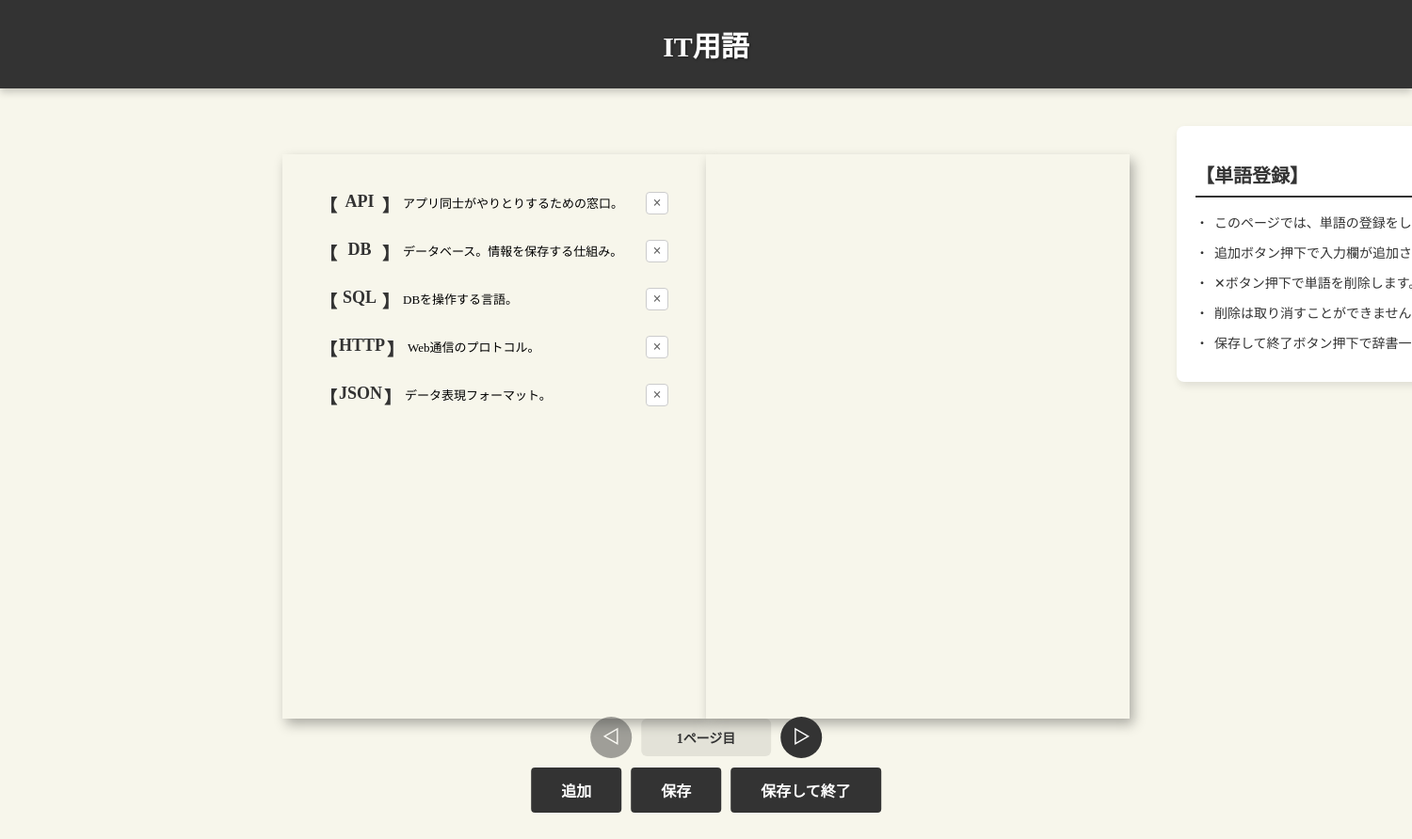
The app's page /add-words/3/0, older data.
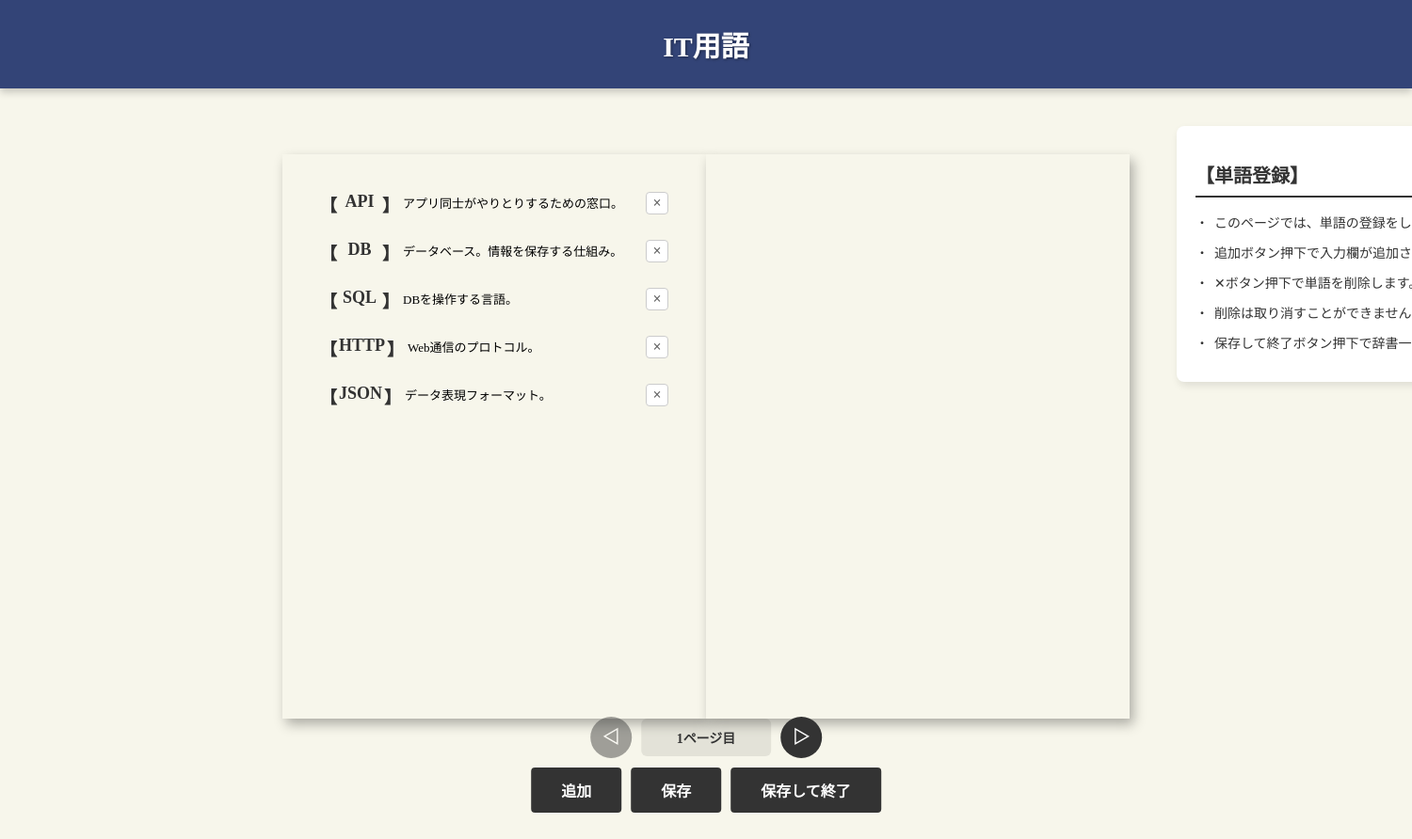
The same page, newer data.
### app/models.py (models this page shows, shortened)
class Dictionary(db.Model):
    __tablename__ = "dictionaries"
    id = db.Column(db.Integer, primary_key=True)
    title = db.Column(db.String(100))
    cover_color = db.Column(db.String(20))
    created_at = db.Column(db.DateTime, nullable=False, default=datetime.utcnow)
    updated_at = db.Column(db.DateTime, nullable=False, default=datetime.utcnow, onupdate=datetime.utcnow)
    is_favorite = db.Column(db.Boolean, nullable=False, default=False)

class Word(db.Model):
    __tablename__ = "words"
    id = db.Column(db.Integer, primary_key=True)
    word = db.Column(db.String(100))
    definition = db.Column(db.String(100))
    line_count = db.Column(db.Integer)
    page_index = db.Column(db.Integer)
    dictionary_id = db.Column(db.Integer, db.ForeignKey("dictionaries.id", ondelete="CASCADE"), nullable=False)
    distractors =  db.relationship("Distractor", back_populates="word", cascade="all, delete-orphan")

### app/routes.py (the view)
@main.route('/add-words/<int:dictionary_id>/<int:page>')
def add_words(dictionary_id, page):
    dictionary = Dictionary.query.get(dictionary_id)
    if not dictionary:
        return redirect(url_for('main.index'))
    reflow_dictionary_words(dictionary_id)
    cover_color = dictionary.cover_color
    words = (Word.query
            .filter_by(dictionary_id=dictionary_id, page_index=page)
            .order_by(Word.id)
            .all())
    left_words = []
    right_words = []
    left_lines = 0
    right_lines = 0
    for word in words:
        lines = 1 + (word.line_count or 2)
        if left_lines + lines <= MAX_LINES_PER_PAGE:
            left_words.append(word)
            left_lines += lines
        elif right_lines + lines <= MAX_LINES_PER_PAGE:
            right_words.append(word)
            right_lines += lines
        else:
            right_words.append(word)
    return render_template('add_words.html',
                            dictionary=dictionary,
                            cover_color=cover_color,
                            page=page,
                            left_words=left_words,
                            right_words=right_words)

### app/routes.py (called while the page is built)
def reflow_dictionary_words(dictionary_id: int):
    words = Word.query.filter_by(dictionary_id=dictionary_id).order_by(Word.id).all()
    page_index = 0
    left_lines = 0
    right_lines = 0
    for word in words:
        lines = 1 + (word.line_count or 2)
        if left_lines + lines <= MAX_LINES_PER_PAGE:
            word.page_index = page_index
            left_lines += lines
        elif right_lines + lines <= MAX_LINES_PER_PAGE:
            word.page_index = page_index
            right_lines += lines
        else:
            page_index += 1
            left_lines = lines
            right_lines = 0
            word.page_index = page_index
    db.session.commit()

### app/templates/add_words.html (shortened to what this page needs)
<html lang="ja">
    <head>
        {% with title='単語登録' %}
            {% include 'head_css.html' %}
        {% endwith %}
    </head>
    <body>
        {% if dictionary %}
            <div class="dictionary-header"  style="background-color: {{ cover_color}};">
                <div class="dictionary-header-title">
                    {{ dictionary.title }}
                </div>
            </div>
            <div class="words-page-container">
                <div class="book-area">
                    <div class="page-left">
                        <div class="words-list" id="left-words-list">
                            {% for word in left_words %}
                                <div class="word-item" data-word-id="{{ word.id }}">
                                    <span class="bracket-open">【</span>
                                    <input type="text" class="word-input" value="{{ word.word }}" placeholder="単語" data-word-id="{{ word.id }}">
                                    <span class="bracket-close">】</span>
                                    <textarea class="definition-input" placeholder="意味" data-word-id="{{ word.id }}" rows="2">{{ word.definition }}</textarea>
                                    <button type="button" class="word-item-delete-btn" title="削除" aria-label="削除" data-word-id="{{ word.id }}">×</button>
                                </div>
                            {% endfor %}
                        </div>
                    </div>
                    <div class="page-right">
                    </div>
                </div>
                <div class="notice-section right">
                    <h2>【単語登録】</h2>
                    <ul>
                        <li>このページでは、単語の登録をします。</li>
                        <li>追加ボタン押下で入力欄が追加されます。</li>
                        <li>✕ボタン押下で単語を削除します。</li>
                        <li>削除は取り消すことができません。</li>
                        <li>保存して終了ボタン押下で辞書一覧へ遷移します。</li>
                    </ul>
                </div>
            </div>
            <div class="save-exit-container">
                <div class="action-row page-row">
                    <button type="button" id="prev-page-button" class="nav-button" title="前のページ" aria-label="前のページ" {% if page == 0 %}disabled{% endif %}>◁</button>
                    <div class="page-indicator">
                        {{ page + 1 }}ページ目
                    </div>
                    <button type="button" id="next-page-button" class="nav-button" title="次のページ" aria-label="次のページ">▷</button>
                </div>
                <div class="action-row main-row">
                    <button type="button" id="add-row-button">追加</button>
                    <button type="button" id="save-button">保存</button>
                    <button type="button" id="save-exit-button">保存して終了</button>
                </div>
            </div>
        {% else %}
            <p>辞書が見つかりませんでした。</p>
        {% endif %}
    </body>
</html>

### app/templates/head_css.html (shortened to what this page needs)
<link rel="stylesheet" href="{{ url_for('static', filename='css/common.css') }}">
<link rel="stylesheet" href="{{ url_for('static', filename='css/book.css') }}">
<link rel="stylesheet" href="{{ url_for('static', filename='css/shelf.css') }}">
<link rel="stylesheet" href="https://cdnjs.cloudflare.com/ajax/libs/font-awesome/6.5.0/css/all.min.css">

### app/static/css/common.css (style rules this page uses)
body { background-color: #F7F6EB; margin: 0; padding: 0; overflow: hidden; }
body { font-family: 'Hiragino Mincho ProN', 'Hiragino Mincho Pro', 'ヒラギノ明朝 ProN', 'ヒラギノ明朝 Pro', 'Yu Mincho', '游明朝', 'MS 明朝', 'MS Mincho', serif; }
body { font-size: 14px; }
body { color: #333333; }
button { background-color: #333333; color: #ffffff; padding: 10px 20px; border-radius: 5px; border: none; cursor: pointer; font-family: 'Hiragino Mincho ProN', 'Hiragino Mincho Pro', 'ヒラギノ明朝 ProN', 'ヒラギノ明朝 Pro', 'Yu Mincho', '游明朝', 'MS 明朝', 'MS Mincho', serif; font-size: 14px; font-weight: bold; text-align: center; }

Row changes from the older to the newer data that the page shows:
changed Dictionary "IT用語": cover_color "#333333" → "#334477" (drawn)
